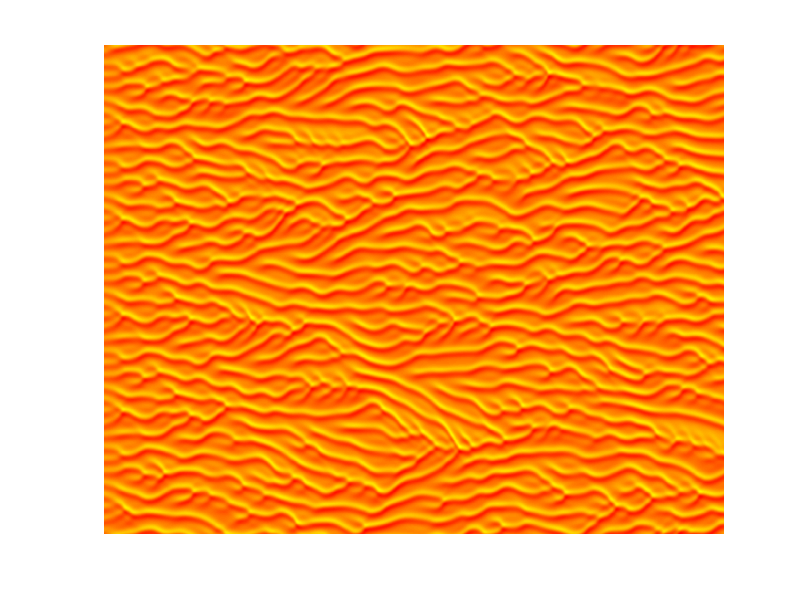

This figure's MATLAB source:
% Solution of Kuramoto - Sivashinsky equation
% In 1D periodic domain, using Finite Differences
% and CNAB2 integration scheme

clc;
clear;

% Size of the domain
L = 128;

% Max time
T = 400;

% Number of intervals in the x direction
n = 1024;

% Number of intervals in time (A small solution leads to instabilities
% related to the implicit - explicit scheme)
Nt = 2400;

% The mesh size h
h = 2 * L / n;
x = linspace(-L, L, n+1);

% Time
dt = T / (Nt);
t = linspace(0, T, Nt+1);

% One dimensional discrete first derivative (Central Diff)
e = ones(n,1);
F = spdiags([-e e],[-1 1],n,n) / (2 * h);
% Periodic boundary
F(1,n) = -1;
F(n,1) = 1;

% One dimensional discrete second derivative (\Delta)
D = - gallery("tridiag", n);
% Periodic Boundary
D(1,n) = 1; D(n,1) = 1;
D = D / (h^2);

% One dimensional discrete forth derivative (\Delta^2)
D2 = D'*D;

% Identity matrix
I = speye(n);

% Forming the (CN Implicit Linear part - Explicit Nonlinear part)
A = I+dt/2*D+dt/2*D2;
B = I-dt/2*D-dt/2*D2;

% Matrix to retain solution at each timestep
S = zeros(n,Nt+1);

% Initial condition
S(:,1) = cos(x(1:end-1)') + 0.15*cos(x(1:end-1)'/8).*(1+2*sin(x(1:end-1)'/8));

% Initialize the contribution of non-linear parts
Nn=(F*S(:,1)).*S(:,1);

% Iterative solution
for i=1:Nt
    No=Nn;
    Nn=(F*S(:,i)).*S(:,i);
    S(:,i+1)=A\(B*S(:,i)-1.5*dt*Nn+0.5*dt*No);
end

% Plot time evolution and account for periodic boundary
imagesc([S;S(1,:)]);colormap autumn;axis off;